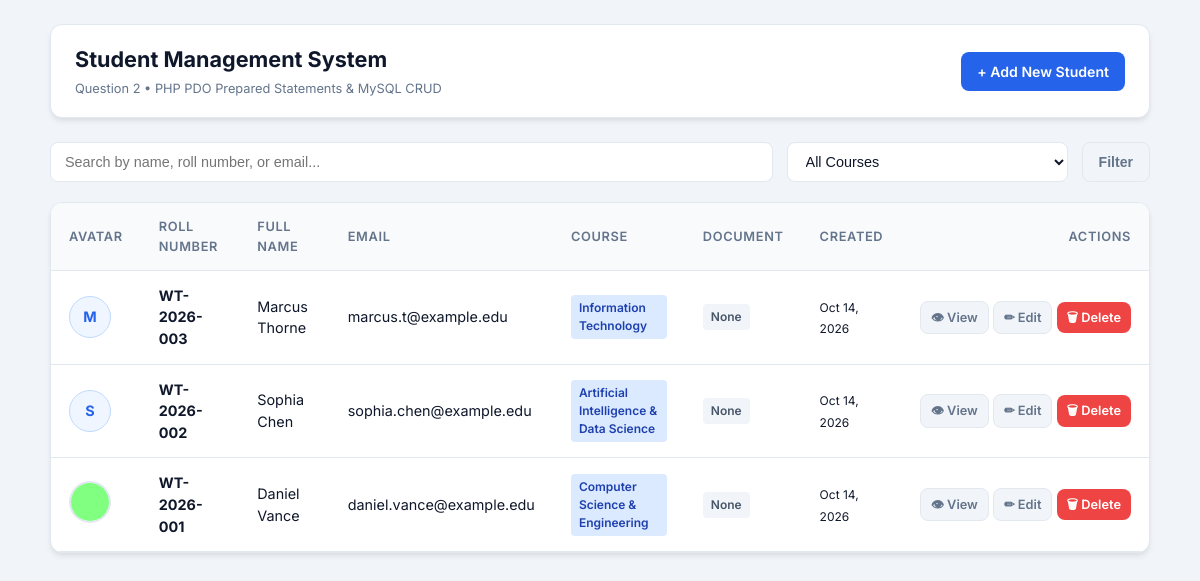
The page / on the database its author committed.
### tables this page shows
CREATE TABLE `students` (
    `id` INT AUTO_INCREMENT PRIMARY KEY,
    `roll_number` VARCHAR(30) NOT NULL UNIQUE,
    `full_name` VARCHAR(100) NOT NULL,
    `email` VARCHAR(100) NOT NULL UNIQUE,
    `course` VARCHAR(100) NOT NULL,
    `profile_image` VARCHAR(255) DEFAULT NULL,
    `profile_image_type` VARCHAR(100) DEFAULT NULL,
    `profile_image_size` INT DEFAULT 0,
    `document` VARCHAR(255) DEFAULT NULL,
    `document_type` VARCHAR(100) DEFAULT NULL,
    `document_size` INT DEFAULT 0,
    `created_at` TIMESTAMP DEFAULT CURRENT_TIMESTAMP,
    `updated_at` TIMESTAMP DEFAULT CURRENT_TIMESTAMP ON UPDATE CURRENT_TIMESTAMP,
    INDEX `idx_roll_number` (`roll_number`),
    INDEX `idx_email` (`email`)
);

### index.php (the view, shortened to what this page needs)
<?php
require_once __DIR__ . '/db.php';
$search = trim($_GET['search'] ?? '');
$sql = "SELECT * FROM students WHERE 1=1";
$params = [];
$sql .= " ORDER BY id DESC";
try {
    $stmt = $pdo->prepare($sql);
    $stmt->execute($params);
    $students = $stmt->fetchAll();
} catch (PDOException $e) {
    die("Database query error: " . htmlspecialchars($e->getMessage()));
}
?>
<!DOCTYPE html>
<html lang="en">
<head>
  <link rel="stylesheet" href="style.css">
</head>
<body>
  <div class="container">
    <header class="navbar">
      <div class="nav-brand">
        <h2>Student Management System</h2>
        <span class="subtitle">Question 2 &bull; PHP PDO Prepared Statements & MySQL CRUD</span>
      </div>
      <div class="nav-actions">
        <a href="add_student.php" class="btn btn-primary">+ Add New Student</a>
      </div>
    </header>
    <form method="GET" action="index.php" class="filters-bar">
      <input
        type="text"
        name="search"
        class="search-input"
        placeholder="Search by name, roll number, or email..."
        value="<?= htmlspecialchars($search) ?>"
      >
      <select name="course" class="filter-select">
        <option value="">All Courses</option>
      </select>
      <button type="submit" class="btn btn-secondary">Filter</button>
    </form>
    <main class="table-card">
      <div class="table-responsive">
        <table>
          <thead>
            <tr>
              <th>Avatar</th>
              <th>Roll Number</th>
              <th>Full Name</th>
              <th>Email</th>
              <th>Course</th>
              <th>Document</th>
              <th>Created</th>
              <th style="text-align: right;">Actions</th>
            </tr>
          </thead>
          <tbody>
            <?php if (count($students) > 0): ?>
              <?php foreach ($students as $stu): ?>
                <tr>
                  <td>
                    <?php if (!empty($stu['profile_image']) && file_exists(__DIR__ . '/uploads/' . $stu['profile_image'])): ?>
                      <img
                        src="uploads/<?= htmlspecialchars($stu['profile_image']) ?>"
                        alt="Profile of <?= htmlspecialchars($stu['full_name']) ?>"
                        class="avatar-thumb"
                      >
                    <?php else: ?>
                      <div class="avatar-placeholder">
                        <?= strtoupper(substr($stu['full_name'] ?? 'S', 0, 1)) ?>
                      </div>
                    <?php endif; ?>
                  </td>
                  <td><strong><?= htmlspecialchars($stu['roll_number']) ?></strong></td>
                  <td><?= htmlspecialchars($stu['full_name']) ?></td>
                  <td><?= htmlspecialchars($stu['email']) ?></td>
                  <td><span class="badge badge-blue"><?= htmlspecialchars($stu['course']) ?></span></td>
                  <td>
                    <?php if (!empty($stu['document']) && file_exists(__DIR__ . '/uploads/' . $stu['document'])): ?>
                      <a
                        href="uploads/<?= htmlspecialchars($stu['document']) ?>"
                        target="_blank"
                        class="badge badge-green"
                        style="text-decoration: none;"
                        title="Download Document (<?= round(($stu['document_size'] ?? 0) / 1024, 1) ?> KB)"
                      >
                        📄 Download
                      </a>
                    <?php else: ?>
                      <span class="badge badge-gray">None</span>
                    <?php endif; ?>
                  </td>
                  <td><small class="subtitle"><?= date('M d, Y', strtotime($stu['created_at'])) ?></small></td>
                  <td style="text-align: right; white-space: nowrap;">
                    <a href="view_student.php?id=<?= $stu['id'] ?>" class="btn btn-secondary btn-sm" title="View Profile">👁 View</a>
                    <a href="edit_student.php?id=<?= $stu['id'] ?>" class="btn btn-secondary btn-sm" title="Edit Student">✏ Edit</a>
                    <a
                      href="delete_student.php?id=<?= $stu['id'] ?>"
                      class="btn btn-danger btn-sm"
                      title="Delete Student"
                      onclick="return confirm('Are you sure you want to permanently delete student <?= htmlspecialchars(addslashes($stu['full_name'])) ?>?');"
                    >
                      🗑 Delete
                    </a>
                  </td>
                </tr>
              <?php endforeach; ?>
            <?php endif; ?>
          </tbody>
        </table>
      </div>
    </main>
  </div>
</body>
</html>

### style.css (style rules this page uses)
:root { --primary: #2563eb; --primary-hover: #1d4ed8; --primary-light: #eff6ff; --secondary: #64748b; --success: #10b981; --warning: #f59e0b; --danger: #ef4444; --danger-hover: #dc2626; --bg-color: #f1f5f9; --card-bg: #ffffff; --text-dark: #0f172a; --text-muted: #64748b; --border-color: #e2e8f0; --radius: 8px; --radius-lg: 12px; --shadow: 0 4px 6px -1px rgba(0, 0, 0, 0.08), 0 2px 4px -1px rgba(0, 0, 0, 0.04); }
*, *::before, *::after { box-sizing: border-box; margin: 0; padding: 0; }
body { font-family: 'Inter', system-ui, -apple-system, BlinkMacSystemFont, "Segoe UI", Roboto, sans-serif; background-color: var(--bg-color); color: var(--text-dark); line-height: 1.5; padding: 24px 16px; min-height: 100vh; }
.container { max-width: 1100px; margin: 0 auto; }
.navbar { display: flex; justify-content: space-between; align-items: center; background: var(--card-bg); padding: 18px 24px; border-radius: var(--radius-lg); box-shadow: var(--shadow); margin-bottom: 24px; border: 1px solid var(--border-color); }
.nav-brand h2 { font-size: 1.35rem; font-weight: 700; color: var(--text-dark); }
.nav-brand .subtitle { font-size: 0.8rem; color: var(--text-muted); }
.nav-actions { display: flex; gap: 12px; }
.btn { display: inline-flex; align-items: center; gap: 6px; padding: 9px 16px; font-size: 0.88rem; font-weight: 600; border-radius: var(--radius); text-decoration: none; border: none; cursor: pointer; transition: all 0.2s ease; }
.btn-primary { background: var(--primary); color: #ffffff; }
.btn-secondary { background: #f1f5f9; color: var(--text-muted); border: 1px solid var(--border-color); }
.btn-danger { background: var(--danger); color: #ffffff; }
.btn-sm { padding: 6px 10px; font-size: 0.8rem; }
.filters-bar { display: flex; gap: 14px; margin-bottom: 20px; flex-wrap: wrap; }
.search-input { flex: 1; min-width: 250px; padding: 10px 14px; border: 1px solid var(--border-color); border-radius: var(--radius); font-size: 0.9rem; background: #ffffff; }
.filter-select { padding: 10px 14px; border: 1px solid var(--border-color); border-radius: var(--radius); font-size: 0.9rem; background: #ffffff; color: var(--text-dark); }
.table-card { background: var(--card-bg); border-radius: var(--radius-lg); box-shadow: var(--shadow); border: 1px solid var(--border-color); overflow: hidden; }
.table-responsive { width: 100%; overflow-x: auto; }
table { width: 100%; border-collapse: collapse; text-align: left; font-size: 0.9rem; }
thead { background-color: #f8fafc; border-bottom: 1px solid var(--border-color); }
th { padding: 14px 18px; font-weight: 600; color: var(--text-muted); font-size: 0.8rem; text-transform: uppercase; letter-spacing: 0.05em; }
td { padding: 14px 18px; border-bottom: 1px solid var(--border-color); vertical-align: middle; }
.avatar-thumb { width: 42px; height: 42px; border-radius: 50%; object-fit: cover; border: 2px solid #e2e8f0; }
.avatar-placeholder { width: 42px; height: 42px; border-radius: 50%; background: var(--primary-light); color: var(--primary); display: flex; align-items: center; justify-content: center; font-weight: 700; font-size: 0.9rem; border: 1px solid #bfdbfe; }
.badge { display: inline-block; padding: 4px 8px; border-radius: 4px; font-size: 0.75rem; font-weight: 600; }
.badge-blue { background: #dbeafe; color: #1e40af; }
.badge-gray { background: #f1f5f9; color: #475569; }

### rows shown on the page
students: full_name "M", roll_number "WT-2026-003", full_name "Marcus Thorne", email "marcus.t@example.edu", course "Information Technology", shows "None", created_at "Oct 14, 2026"
students: full_name "S", roll_number "WT-2026-002", full_name "Sophia Chen", email "sophia.chen@example.edu", course "Artificial Intelligence & Data Science", document "None", created_at "Oct 14, 2026"
students: profile_image (picture), roll_number "WT-2026-001", full_name "Daniel Vance", email "daniel.vance@example.edu", course "Computer Science & Engineering", document "None", created_at "Oct 14, 2026"
